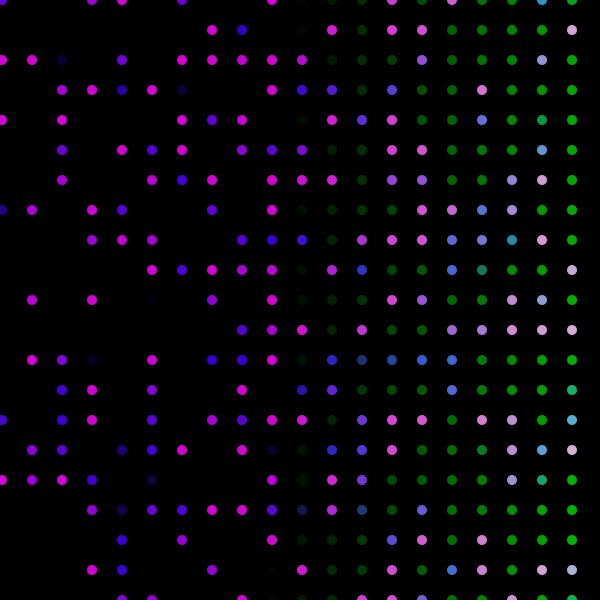
Frame 1 (no input)
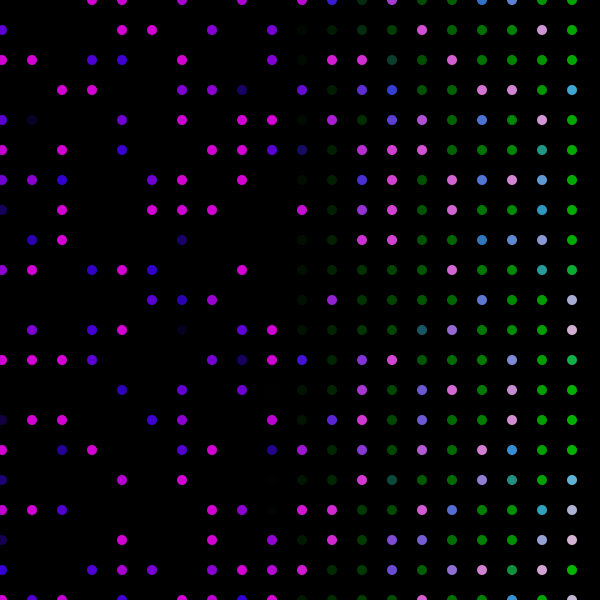
Frame 60 (the mouse pressed at the canvas centre just before this capture)
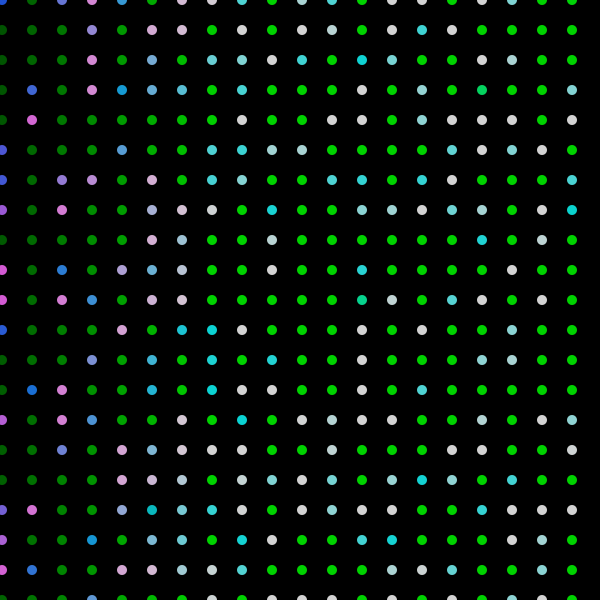
Frame 120 (the mouse held since frame 60 and released just before this capture)

The Processing sketch that drew these frames (run headless with seeded random() and noise(); from frame 60 on, the mouse is pressed at the canvas centre):

// Processing sketch: processing_111386
// ── processing_111386.pde

//Code-Objects: For loops: Ellipse shape 
//VIIRJ.COM, 2013


void setup() {
  size(600, 600);
  fill(200);
  smooth();
}

void draw() {
  background(0);
  noStroke();
  float v;
  float y;
  v = mouseX+80;
  y = mouseY-200; //how much of the ellipses the mouse will effect

  for (float i=2; i<=width; i=i+30) {//changes the spacing between the ellipses
    for (int j=0; j<=height;j=j+30) {//changes the spacing between the ellipses
      float r = random(-20, 20);
      fill(20*r, y++, v*r, 210); //changes color of dots
      ellipse(i, j, 10, 10);//changes the size and location of ellipses
    }
  }
}
